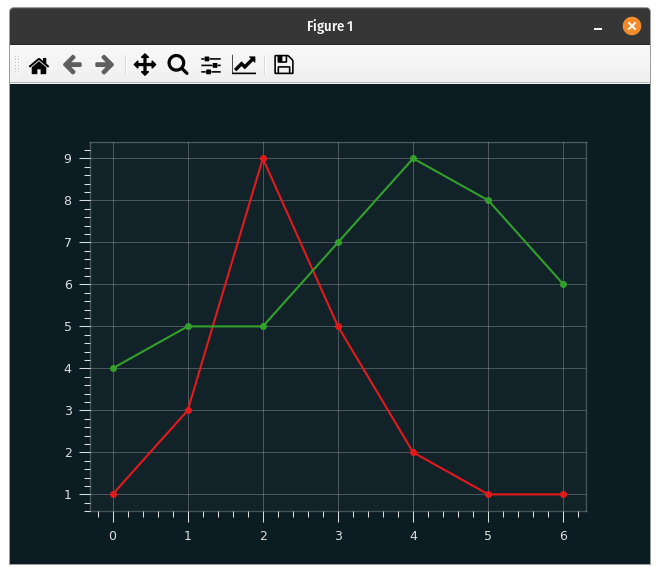

Here is the Python script that generated this plot:
# QB Styles
import matplotlib.pyplot as plt
from qbstyles import mpl_style

def plot(dark):
  mpl_style(dark)
    
  plt.plot([1, 3, 9, 5, 2, 1, 1], marker='o')
  plt.plot([4, 5, 5, 7, 9, 8, 6], marker='o')

  plt.show()

plot(dark=True)
